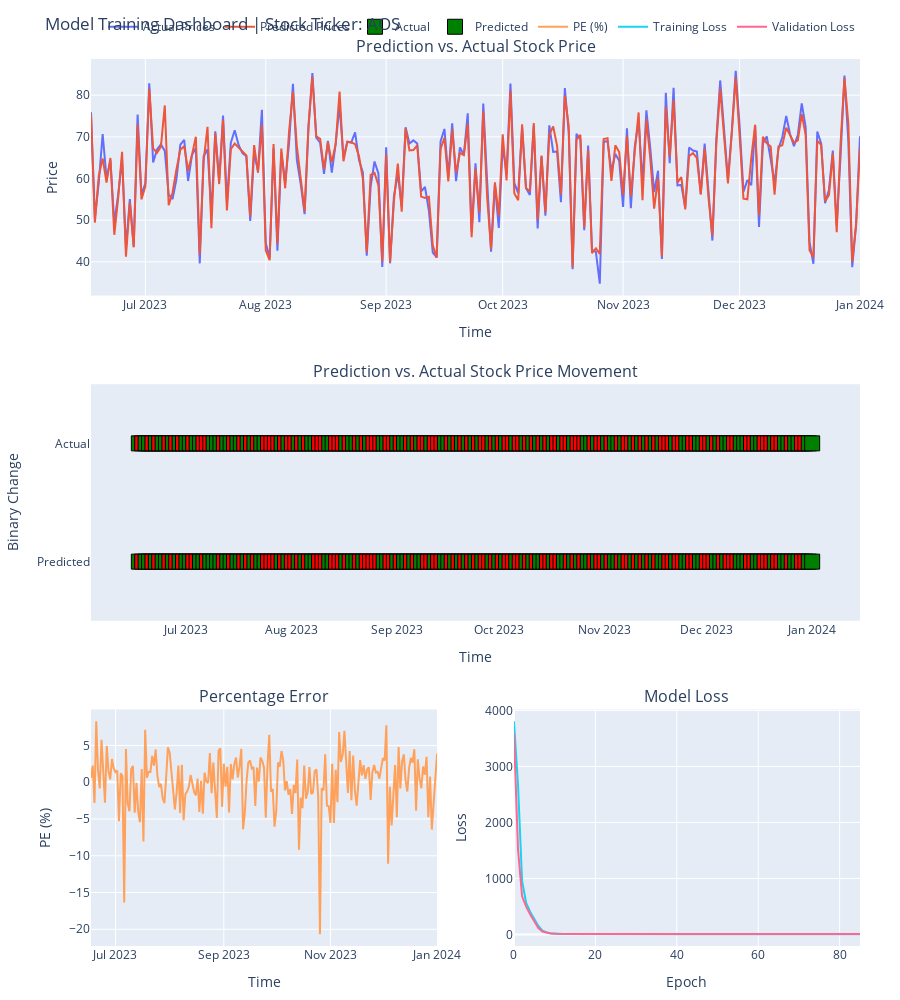

Write notebook code for a chart like this one.
### Markdown cell above
In this section, we focus on evaluating and monitoring the performance of our `CNN` model. We'll explore various `metrics` to assess how well the model predicts stock prices and their movements.

### Code cell
lib.plot_monitoring_dashboard(history, predictions_df, ticker)

### Figure 1 — Plotly figure (JSON) as saved in the notebook; plotly's stock layout.template omitted (floating-point values rounded to 4 significant figures; data arrays with more than 128 entries replaced by an {"elided": "..."} marker saying what was removed)
{"data": [{"mode": "lines", "name": "Actual Prices", "type": "scatter", "x": {"elided": "199 str values"}, "xaxis": "x", "y": {"elided": "199 float values"}, "yaxis": "y"}, {"mode": "lines", "name": "Predicted Prices", "type": "scatter", "x": {"elided": "199 str values"}, "xaxis": "x", "y": {"elided": "199 float values"}, "yaxis": "y"}, {"marker": {"color": {"elided": "199 str values"}, "line": {"color": "black", "width": 1}, "size": 15, "symbol": {"elided": "199 str values"}}, "mode": "markers", "name": "Actual", "type": "scatter", "x": {"elided": "199 str values"}, "xaxis": "x2", "y": {"elided": "199 int values"}, "yaxis": "y2"}, {"marker": {"color": {"elided": "199 str values"}, "line": {"color": "black", "width": 1}, "size": 15, "symbol": {"elided": "199 str values"}}, "mode": "markers", "name": "Predicted", "type": "scatter", "x": {"elided": "199 str values"}, "xaxis": "x2", "y": {"elided": "199 int values"}, "yaxis": "y2"}, {"mode": "lines", "name": "PE (%)", "type": "scatter", "x": {"elided": "199 str values"}, "xaxis": "x3", "y": {"elided": "199 float values"}, "yaxis": "y3"}, {"mode": "lines", "name": "Training Loss", "type": "scatter", "x": [0, 1, 2, 3, 4, 5, 6, 7, 8, 9, 10, 11, 12, 13, 14, 15, 16, 17, 18, 19, 20, 21, 22, 23, 24, 25, 26, 27, 28, 29, 30, 31, 32, 33, 34, 35, 36, 37, 38, 39, 40, 41, 42, 43, 44, 45, 46, 47, 48, 49, 50, 51, 52, 53, 54, 55, 56, 57, 58, 59, 60, 61, 62, 63, 64, 65, 66, 67, 68, 69, 70, 71, 72, 73, 74, 75, 76, 77, 78, 79, 80, 81, 82, 83, 84, 85], "xaxis": "x4", "y": [3807.0, 2673.0, 957.5, 561.0, 402.4, 265.1, 149.8, 68.94, 35.6, 19.22, 12.8, 10.25, 8.941, 8.043, 7.586, 7.372, 7.002, 6.945, 6.672, 6.507, 6.38, 6.406, 6.15, 6.001, 5.836, 5.732, 5.75, 5.722, 5.618, 5.546, 5.438, 5.417, 5.293, 5.309, 5.266, 5.19, 5.119, 5.049, 5.166, 5.005, 4.9, 4.874, 4.886, 4.811, 4.792, 4.805, 4.778, 4.719, 4.69, 4.684, 4.671, 4.661, 4.803, 4.628, 4.576, 4.55, 4.565, 4.518, 4.481, 4.514, 4.466, 4.462, 4.42, 4.41, 4.407, 4.374, 4.399, 4.358, 4.356, 4.343, 4.336, 4.314, 4.318, 4.315, 4.304, 4.298, 4.292, 4.28, 4.285, 4.284, 4.288, 4.25, 4.265, 4.245, 4.241, 4.231], "yaxis": "y4"}, {"mode": "lines", "name": "Validation Loss", "type": "scatter", "x": [0, 1, 2, 3, 4, 5, 6, 7, 8, 9, 10, 11, 12, 13, 14, 15, 16, 17, 18, 19, 20, 21, 22, 23, 24, 25, 26, 27, 28, 29, 30, 31, 32, 33, 34, 35, 36, 37, 38, 39, 40, 41, 42, 43, 44, 45, 46, 47, 48, 49, 50, 51, 52, 53, 54, 55, 56, 57, 58, 59, 60, 61, 62, 63, 64, 65, 66, 67, 68, 69, 70, 71, 72, 73, 74, 75, 76, 77, 78, 79, 80, 81, 82, 83, 84, 85], "xaxis": "x4", "y": [3585.0, 1517.0, 679.3, 496.8, 356.4, 237.6, 113.9, 51.88, 29.12, 15.79, 11.31, 8.996, 8.637, 8.068, 7.66, 7.53, 7.449, 7.391, 7.25, 7.543, 7.26, 7.826, 6.901, 6.844, 6.723, 6.786, 6.659, 6.794, 6.612, 6.498, 6.534, 6.417, 6.549, 6.314, 6.434, 6.546, 6.238, 6.57, 6.247, 6.303, 6.161, 6.163, 6.176, 6.139, 6.103, 6.184, 6.052, 6.064, 6.025, 6.09, 6.011, 5.972, 6.118, 5.965, 5.971, 5.916, 5.97, 6.059, 5.935, 5.921, 5.882, 5.891, 5.881, 5.905, 5.908, 5.846, 5.843, 5.855, 5.864, 5.828, 5.848, 5.837, 5.862, 5.809, 5.806, 5.827, 5.813, 5.796, 5.788, 5.835, 5.775, 5.818, 5.797, 5.796, 5.791, 5.777], "yaxis": "y4"}], "layout": {"annotations": [{"font": {"size": 16}, "showarrow": false, "text": "Prediction vs. Actual Stock Price", "x": 0.5, "xanchor": "center", "xref": "paper", "y": 1, "yanchor": "bottom", "yref": "paper"}, {"font": {"size": 16}, "showarrow": false, "text": "Prediction vs. Actual Stock Price Movement", "x": 0.5, "xanchor": "center", "xref": "paper", "y": 0.6333, "yanchor": "bottom", "yref": "paper"}, {"font": {"size": 16}, "showarrow": false, "text": "Percentage Error", "x": 0.225, "xanchor": "center", "xref": "paper", "y": 0.2667, "yanchor": "bottom", "yref": "paper"}, {"font": {"size": 16}, "showarrow": false, "text": "Model Loss", "x": 0.775, "xanchor": "center", "xref": "paper", "y": 0.2667, "yanchor": "bottom", "yref": "paper"}], "height": 1000, "hovermode": "x unified", "legend": {"orientation": "h", "x": 1, "xanchor": "right", "y": 1.02, "yanchor": "bottom"}, "margin": {"b": 40, "l": 40, "r": 40, "t": 40}, "title": {"text": "Model Training Dashboard | Stock Ticker: AOS"}, "xaxis": {"anchor": "y", "domain": [0, 1], "title": {"text": "Time"}}, "xaxis2": {"anchor": "y2", "domain": [0, 1], "showgrid": false, "title": {"text": "Time"}, "zeroline": false}, "xaxis3": {"anchor": "y3", "domain": [0, 0.45], "title": {"text": "Time"}}, "xaxis4": {"anchor": "y4", "domain": [0.55, 1], "title": {"text": "Epoch"}}, "yaxis": {"anchor": "x", "domain": [0.7333, 1], "title": {"text": "Price"}}, "yaxis2": {"anchor": "x2", "domain": [0.3667, 0.6333], "range": [-0.5, 1.5], "showgrid": false, "ticktext": ["Predicted", "Actual"], "tickvals": [0, 1], "title": {"text": "Binary Change"}, "zeroline": false}, "yaxis3": {"anchor": "x3", "domain": [0, 0.2667], "title": {"text": "PE (%)"}}, "yaxis4": {"anchor": "x4", "domain": [0, 0.2667], "title": {"text": "Loss"}}}}
